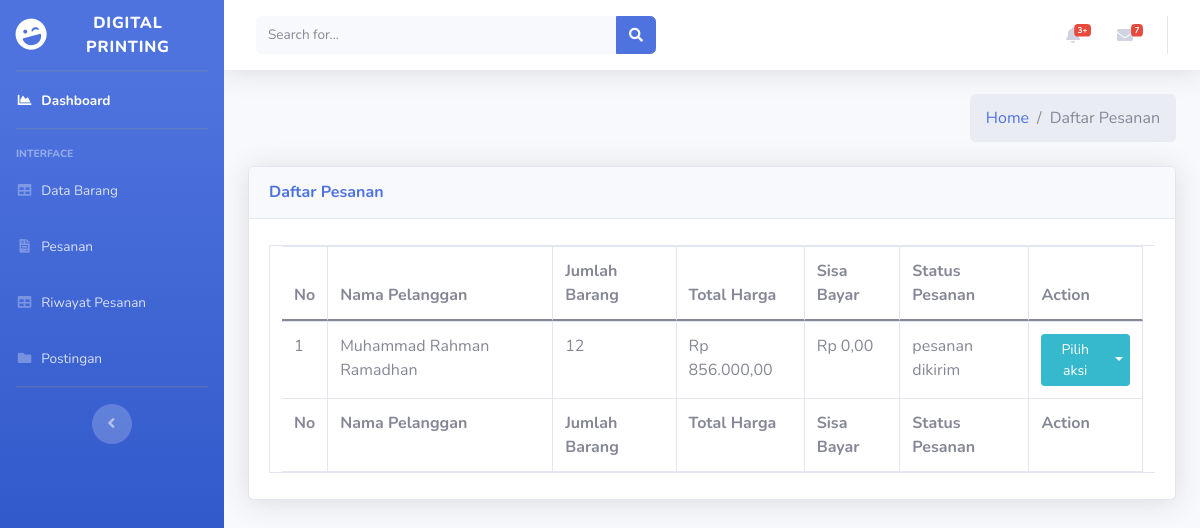
Page /index.php/admin/daftarPesanan on the earlier database version.
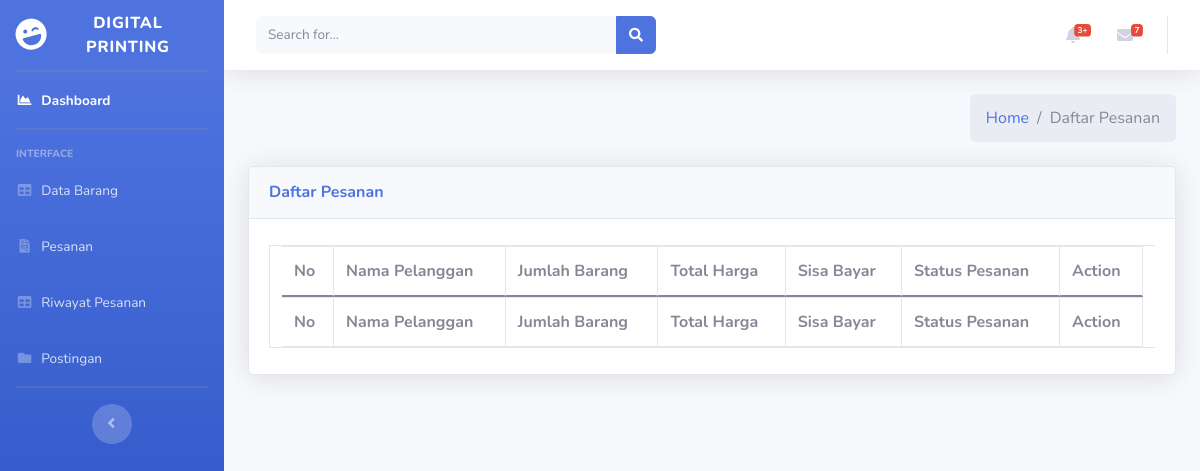
Same page on the later database version.
### tables this page shows
CREATE TABLE `pemesanan` (
  `id_pesanan` int(11) NOT NULL,
  `id_barang` int(11) NOT NULL,
  `id_kategori` int(11) NOT NULL,
  `ukuran_s` int(11) NOT NULL,
  `ukuran_m` int(11) NOT NULL,
  `ukuran_l` int(11) NOT NULL,
  `ukuran_xl` int(11) NOT NULL,
  `ukuran_xxl` int(11) NOT NULL,
  `ukuran_3xl` int(11) NOT NULL,
  `jumlah_barang` int(11) NOT NULL,
  `harga_paket` int(11) NOT NULL,
  `total_harga` int(250) NOT NULL,
  `status_pesanan` varchar(250) NOT NULL,
  `tanggal_checkout` date DEFAULT NULL,
  `desain_produk` varchar(250) NOT NULL,
  `id_user` int(11) NOT NULL,
  `id_bayar` int(11) NOT NULL
);

CREATE TABLE `pembayaran` (
  `id_bayar` int(11) NOT NULL,
  `id_user` int(11) NOT NULL,
  `tanggal_bayar` varchar(250) NOT NULL,
  `total_bayar` int(250) NOT NULL,
  `nama_pemesan` varchar(250) NOT NULL,
  `email` varchar(250) NOT NULL,
  `phone` varchar(250) NOT NULL,
  `alamat_rumah` varchar(250) NOT NULL,
  `jenis_bayar` int(11) NOT NULL,
  `bukti_bayar` varchar(250) NOT NULL,
  `bukti_dp` varchar(250) DEFAULT NULL,
  `notes` varchar(250) NOT NULL,
  `penilaiian` int(12) NOT NULL
);

### application/controllers/Admin.php (called while the page is built, shortened)
<?php
class Admin extends CI_Controller
{
    public function __construct()
    {
        $this->load->model('Admin_model');
    }
    public function daftarPesanan()
    {
        $data['title'] = 'Daftar Pesanan';
        $data['admindata'] = $this->Admin_model->getAdmin();
        $data['pesanan'] = $this->Admin_model->getAllPesanan();
        $this->load->view('templates/header', $data);
        $this->load->view('templates/sidebar', $data);
        $this->load->view('admin/daftarPesanan', $data);
        $this->load->view('templates/footer', $data);
    }
}

### index.php (called while the page is built, shortened)
<?php
require_once BASEPATH.'core/CodeIgniter.php';

### application/models/Admin_model.php (called while the page is built, shortened)
<?php
class Admin_model extends CI_model
{
    public function getAllPesanan()
    {
        $this->db->select('*, SUM(jumlah_barang) jmlBarang');
        $this->db->from('pembayaran');
        $this->db->join('pemesanan', 'pembayaran.id_bayar = pemesanan.id_bayar');
        $this->db->join('kategori', 'pemesanan.id_kategori = kategori.id_kategori');
        $this->db->join('user', 'user.id_user = pemesanan.id_user');
        $this->db->where('pemesanan.id_bayar !=', 0);
        $this->db->group_by('pemesanan.id_bayar');
        return $this->db->get()->result_array();
    }
}

### application/views/admin/daftarPesanan.php (the view, shortened to what the changed rows need)
<div class="content-wrapper">
    <div class="content">
        <div class="container-fluid">
            <div class="card shadow mb-4">
                <div class="card-body">
                    <div class="table-responsive">
                        <div class="dataTables_wrapper dt-bootstrap4" id="dataTable_wrapper">
                            <div class="row">
                                <table id="example" class="table table-bordered dataTable" style="width:100%;">
                                    <thead>
                                        <tr>
                                            <th>No</th>
                                            <th>Nama Pelanggan</th>
                                            <th>Jumlah Barang</th>
                                            <th>Total Harga</th>
                                            <th>Sisa Bayar</th>
                                            <th>Status Pesanan</th>
                                            <th>Action</th>
                                        </tr>
                                    </thead>
                                    <tbody>
                                        <?php
$no = 1;
foreach ($pesanan as $a):
    if ($a['status_pesanan'] != "pesanan selesai" && $a['status_pesanan'] != "di dalam keranjang") {
        $hasil_rupiah =
        'Rp ' .
        number_format($a['total_harga'], 2, ',', '.');
        $hasil_rupiah_sisa =
        'Rp ' .
        number_format($a['total_harga'] - $a['total_bayar'], 2, ',', '.');?>
                                        <tr>
                                            <td><?=$no++?></td>
                                            <td><?=$a['nama_pemesan']?></td>
                                            <td><?=$a['jmlBarang']?> </td>
                                            <td><?=$hasil_rupiah?> </td>
                                            <td><?=$hasil_rupiah_sisa?> </td>
                                            <?php $status = "";
        if ($a['status_pesanan'] == "kurang") {
            $status = "Pembayaran Pelunasan";
        } else {
            $status = $a['status_pesanan'];
        }
        ?>
                                            <td><?=$status?></td>
                                            <td>
                                                <div class="btn-group">
                                                    <button class="btn btn-info btn-sm" type="button">
                                                        Pilih aksi
                                                    </button>
                                                    <button type="button"
                                                        class="btn btn-sm btn-info dropdown-toggle dropdown-toggle-split"
                                                        data-toggle="dropdown" aria-haspopup="true"
                                                        aria-expanded="false">
                                                    </button>
                                                </div>
                                            </td>
                                        </tr>
                                        <?php
}
endforeach;
?>
                                    </tbody>
                                    <tfoot>
                                        <tr>
                                            <th>No</th>
                                            <th>Nama Pelanggan</th>
                                            <th>Jumlah Barang</th>
                                            <th>Total Harga</th>
                                            <th>Sisa Bayar</th>
                                            <th>Status Pesanan</th>
                                            <th>Action</th>
                                        </tr>
                                    </tfoot>
                                </table>
                            </div>
                        </div>
                    </div>
                </div>
            </div>
        </div>
    </div>
</div>
</div>

Differences in the rows shown:
removed pemesanan: id_bayar.nama_pemesan "Muhammad Rahman Ramadhan", jmlBarang "12", total_harga "Rp 856.000,00", total_harga.total_bayar "Rp 0,00", status_pesanan "pesanan dikirim"
